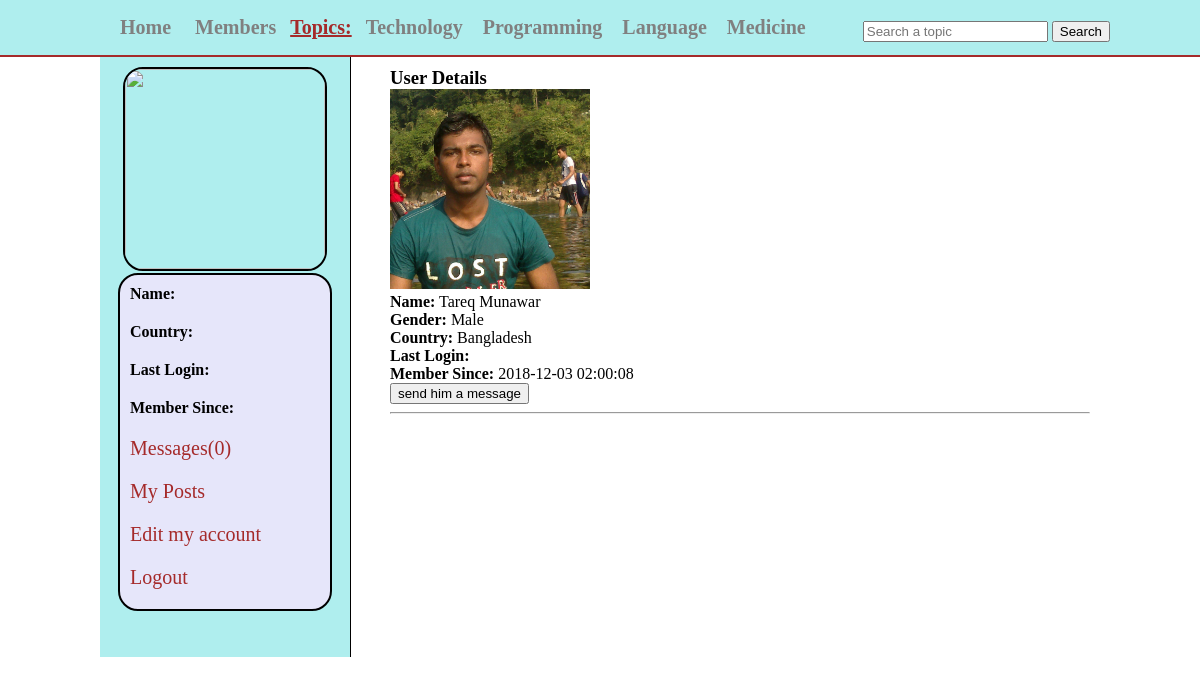
/user_profile.php?u_id=13, run on the app's committed database.
### tables this page shows
CREATE TABLE `topics` (
  `topic_id` int(11) NOT NULL,
  `topic_name` varchar(255) NOT NULL
);

CREATE TABLE `users` (
  `user_id` int(11) NOT NULL,
  `user_name` varchar(255) NOT NULL,
  `user_pass` varchar(255) NOT NULL,
  `user_email` varchar(255) NOT NULL,
  `user_country` text NOT NULL,
  `user_gender` text NOT NULL,
  `user_birthday` text NOT NULL,
  `user_image` text NOT NULL,
  `user_reg_date` text NOT NULL,
  `user_last_login` text NOT NULL,
  `status` text NOT NULL,
  `ver_code` int(100) NOT NULL,
  `posts` text NOT NULL
);

### user_profile.php (the view, shortened to what this page needs)
<!DOCTYPE html>
<?php
include("functions/functions.php");
?>
<html>
<head>
	<link rel="stylesheet" type="text/css" href="styles/home_style.css" media="all">
</head>
<body>
	<div class="container">
		<div id="head_warp">
			<div id="header">
				<ul id="menu">
					<li><a href="home.php"> Home</a></li>
					<li><a href="members.php"> Members</a></li>
					<strong>Topics:</strong>
					<?php
					  $get_topics="select * from topics";
					  $run_topics=mysqli_query($con,$get_topics);
					  while($row= mysqli_fetch_array($run_topics)){
						$topic_id=$row['topic_id'];
						$topic_name=$row['topic_name'];
					  echo "<li><a href='topic.php?topic=$topic_id'>$topic_name</a></li>";
					  }
					?>
				</ul>
				<form method="get" action="results.php" id="form1">
					<input type="text" name="user_query" placeholder="Search a topic">
					<input type="submit" name="search" value="Search">
				</form>
			</div>
		</div>
		<div class="content">
		    <div id="user_timeline">
				<div id="user_details">
					<?php
					  $user=$_SESSION['user_email'];
					  $get_user="select * from users where user_email='$user' ";
					  $run_user=mysqli_query($con,$get_user);
					  $row=mysqli_fetch_array($run_user);
					  $user_id=$row['user_id'];
					  $user_name=$row['user_name'];
					  $user_country=$row['user_country'];
					  $user_image=$row['user_image'];
					  $register_date=$row['user_reg_date'];
					  $last_login=$row['user_last_login'];
					  $sel_msg="select * from messages where receiver='$user_id' AND status='unread' ORDER BY 1 DESC";
					  $run_msg=mysqli_query($con,$sel_msg);
					  $count_msg=mysqli_num_rows($run_msg);
					  echo "
					  <center>
					  <img src='users/$user_image' width='200' height='200'/>
					  </center>
					  <div id='user_mention'>
					  <p><strong>Name:</strong> $user_name</p>
					  <p><strong>Country:</strong> $user_country</p>
					  <p><strong>Last Login:</strong> $last_login</p>
					  <p><strong>Member Since:</strong> $register_date</p>
					  <p><a href='my_messages.php?inbox&u_id=$user_id'>Messages($count_msg)</a></p>
					  <p><a href='my_posts.php?u_id=$user_id'>My Posts</a></p>
					  <p><a href='edit_profile.php?u_id=$user_id'>Edit my account</a></p>
					  <p><a href='logout.php'>Logout</a></p>
					  </div>
					  "
					?>
				</div>
		    </div>
		    <div id="content_timeline">
		    	<h3>User Details</h3>
		    	<?php
		    	user_profile();
		    	?>
		    </div>
        </div>
	</div>
</body>
</html>

### functions/functions.php (shortened to what this page needs)
<?php
$con=mysqli_connect("localhost","root","","peoplequestion") or die("Connetion was not etablished");
 function user_profile(){
 	global $con;
 	if(isset($_GET['u_id'])){
 		$user_id=$_GET['u_id'];
		$get_user="select * from users where user_id='$user_id' ";
	    $run_user=mysqli_query($con,$get_user);
		$row=mysqli_fetch_array($run_user);
        $user_id=$row['user_id'];
	    $user_name=$row['user_name'];
		$user_country=$row['user_country'];
		$user_gender=$row['user_gender'];
		$user_image=$row['user_image'];
		$register_date=$row['user_reg_date'];
		$last_login=$row['user_last_login'];
		if($gender='male'){
			$msg="send him a message";
		}
		else{
			$msg="send her a message";
		}
		echo "<div>
		<img src='users/$user_image' width='200' height='200'/>
		<p><strong>Name:</strong> $user_name</p>
	    <p><strong>Gender:</strong> $user_gender</p>
	    <p><strong>Country:</strong> $user_country</p>
		<p><strong>Last Login:</strong> $last_login</p>
		<p><strong>Member Since:</strong> $register_date</p>
		<a href='messages.php?u_id=$user_id'><button>$msg</button></a><hr>
		</div>";
 	}
 }
?>

### styles/home_style.css (style rules this page uses)
html, body, div, span, applet, object, iframe, h1, h2, h3, h4, h5, h6, p, blockquote, pre, a, abbr, acronym, address, big, cite, code, del, dfn, em, img, ins, kbd, q, s, samp, small, strike, strong, sub, sup, tt, var, b, u, i, center, dl, dt, dd, ol, ul, li, fieldset, form, label, legend, table, caption, tbody, tfoot, thead, tr, th, td, article, aside, canvas, details, embed, figure, figcaption, footer, header, hgroup, menu, nav, output, ruby, section, summary, time, mark, audio, video { margin: 0; padding: 0; border: 0; }
#head_warp { width: 100%; height: 35px; margin: 0 auto; border-bottom: 2px solid brown; padding:10px; background: #AFEEEE; }
#header { margin:0 auto; width: 1000px; height: 35px; }
#menu { line-height: 35px; padding: 0; margin:0; float: left; }
#menu li { display: inline; list-style: none; }
#menu a { margin:5px; padding: 5px; text-decoration: none; color: gray; font-size: 20px; font-weight: bold; }
#menu strong { font-size: 20px; text-decoration: underline; color: brown; }
#form1 { float: right; line-height: 35px; padding-top: 3px; }
.content { width:1000px; margin:0 auto; }
#user_timeline { background: #AFEEEE; width:250px; float: left; height: 600px; border-right: 1px solid black; }
#user_details { padding: 10px; }
#user_details img { border:2px solid black; border-radius: 20px; }
#user_details p { margin-bottom: 10px; padding: 5px; }
#user_details a { color:brown; font-size:20px; text-decoration:none; }
#user_mention { background: #E6E6FA; border:2px solid black; border-radius: 20px; width: 200px; margin:0 auto; padding: 5px; }
#content_timeline { float: right; width: 700px; padding:10px; }

### data on the page
topics: topic_name "Technology"
topics: topic_name "Programming"
topics: topic_name "Language"
topics: topic_name "Medicine"
users: user_image (picture), user_name "Tareq Munawar", user_gender "Male", user_country "Bangladesh", user_reg_date "2018-12-03 02:00:08"

### other printed values
$count_msg "0"
$msg "send him a message"
